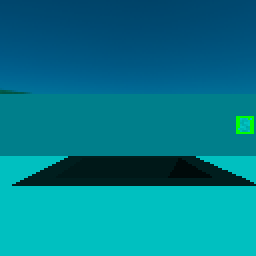
#> input picture controllers/robot0Controller/0 center.png, 128 x 128 px (shown 2 times larger)
$ python -i HSURotateDetection.py   (imports and definitions only)
#> lines starting #> are read from the running program, lines starting #| are printed output that depends on the picture; after the words box and inside, x2 and y2 are one past the last pixel; in counts of white or black regions, pixels touching at a corner belong together
#> further down, picture is the input picture: shape (128, 128, 3); mean B, G, R 140.2, 123, 0
#https://docs.opencv.org/3.4/d4/d73/tutorial_py_contours_begin.html
# Finidng largest countour StackOverFlow: https://stackoverflow.com/questions/44588279/find-and-draw-the-largest-contour-in-opencv-on-a-specific-color-python/44591580
# Thresholding - https://opencv-python-tutroals.readthedocs.io/en/latest/py_tutorials/py_imgproc/py_thresholding/py_thresholding.html
# Adaptive Thresholding - https://docs.opencv.org/master/d7/d4d/tutorial_py_thresholding.html
# Image Operations Docs - https://docs.opencv.org/3.2.0/d0/d86/tutorial_py_image_arithmetics.html
# Array Operations DOcs - https://docs.opencv.org/2.4/modules/core/doc/operations_on_arrays.html#void%20split(const%20Mat&%20src,%20Mat*%20mvbegin)
# Find contour video: https://www.youtube.com/watch?v=_aTC-Rc4Io0
# Contour tutorial: http://opencvpython.blogspot.com/2012/06/hi-this-article-is-tutorial-which-try.html
# Getting most recent camera frame: https://stackoverflow.com/questions/41412057/get-most-recent-frame-from-webcam
# Contour Features: https://opencv-python-tutroals.readthedocs.io/en/latest/py_tutorials/py_imgproc/py_contours/py_contour_features/py_contour_features.html
# Filling contours: https://answers.opencv.org/question/129207/contour-filling-with-drawcontours-fills-area-inside-contours/
# Contour Filtering: https://answers.opencv.org/question/65005/in-python-how-can-i-reduce-a-list-of-contours-to-those-of-a-specified-size/

import cv2
import numpy as np
import time

lower_red = np.array([0,0,100])
upper_red = np.array([255,255,255])

'''cap = cv2.VideoCapture(0)
cap.set(cv2.CAP_PROP_FRAME_WIDTH, 320)
cap.set(cv2.CAP_PROP_FRAME_HEIGHT, 240)
cap.set(cv2.CAP_PROP_FPS,9)'''

def testThreshold(img):
    #convert from BGR to HSV color space
    imgCopy = img.copy()
    gray = cv2.cvtColor(img, cv2.COLOR_BGR2GRAY)
    #apply threshold
    thresh = cv2.threshold(gray, 140, 255, cv2.THRESH_BINARY) [1]

    # draw all contours in green and accepted ones in red
    contours, h = cv2.findContours(thresh, cv2.RETR_TREE, cv2.CHAIN_APPROX_SIMPLE)
    cv2.imwrite("unthresholded.png", gray)
    #cv2.drawContours(gray, contours, -1, (0, 255, 0), 1)
    cv2.drawContours(thresh, contours, -1, (150, 155, 155), 1)
    cv2.imwrite("thresholded.png", thresh)


def RotateImage(i,angle, scale, border_mode=cv2.BORDER_CONSTANT):
    """
    Return the rotated and scaled image.
    By default the border_mode arg is BORDER_CONSTANT
    """
    (h, w) = i.shape[:2]
    print ("h:{0}  w:{1}".format(h,w))
    center = (w // 2, h // 2)
    M = cv2.getRotationMatrix2D(center, angle, scale)
    return cv2.warpAffine(i, M, (w,h) ,flags=cv2.INTER_CUBIC, borderMode=border_mode )

def areaFilter(img, contours, threshold_area):
    for i in range(0,len(contours)):
        area = cv2.contourArea(contours[i])
        #print("Area considered: " + str(area))
        if area < threshold_area:
            cv2.drawContours(img, contours, i, (0,0,0), cv2.FILLED);
    return img

def areaFilterPrint(img, contours, threshold_area):
    for i in range(0,len(contours)):
        area = cv2.contourArea(contours[i])
        print("Area considered smid: " + str(area))
        if area < threshold_area:
            cv2.drawContours(img, contours, i, (0,0,0), cv2.FILLED);
    return img

def HSUDetect(img):
    #Getting images + applying thresholding
    black = np.zeros((240,320,3), dtype="uint8") #Completely Black Image, (width, height

    #To get rid of buffer
    '''
    for i in range(9):
        cap.grab()
    '''
    orig = img
    frame = cv2.cvtColor(orig, cv2.COLOR_BGR2GRAY)
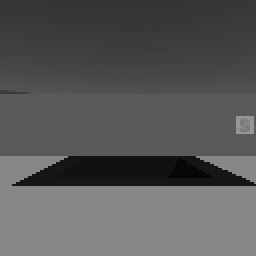
#> frame: shape (128, 128) (shown 2 times larger); min 7, max 150, mean 88.2
    img = cv2.GaussianBlur(frame, (9, 9), 6)
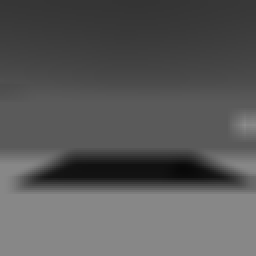
#> img: shape (128, 128) (shown 2 times larger); min 8, max 140, mean 88.2
    dst = cv2.adaptiveThreshold( img, 255, cv2.ADAPTIVE_THRESH_GAUSSIAN_C, cv2.THRESH_BINARY_INV, 17, 2) #cv2.THRESH_BINARY, 15, -1) #cv2.THRESH_BINARY_INV, 17, 2)
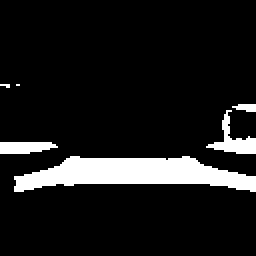
#> dst: shape (128, 128) (shown 2 times larger); 10.5% white; 6 white regions (2 under 20 px)
    #dum, dst = cv2.threshold(img,20,255,cv2.THRESH_BINARY_INV+cv2.THRESH_OTSU)

    (cont, h) = cv2.findContours(dst.copy(), cv2.RETR_EXTERNAL, cv2.CHAIN_APPROX_SIMPLE)
#> cont = 6 contours, 2 with area under 20; largest, box (x1, y1, x2, y2) and area: (7, 78, 128, 96) 1211, (103, 55, 128, 77) 145, (0, 71, 29, 77) 112, (116, 52, 128, 56) 22; h = [[1, -1, -1, -1], [2, 0, -1, -1], [3, 1, -1, -1], [4, 2, -1, -1], [5, 3, -1, -1], [-1, 4, -1, -1]]

    # Contour Filter (by area and dimension filtering)
    threshold_area = 500     #threshold area
    aCount = 0
    hCount = 0
    for i in range(0,len(cont)):
        area = cv2.contourArea(cont[i])
        x,y,width,height = cv2.boundingRect(cont[i])
        if area < threshold_area:
            cv2.drawContours(dst, cont, i, (0,0,0), cv2.FILLED)
            #aCount+=1
        if height > 200:
            cv2.drawContours(dst, cont, i, (0,0,0), cv2.FILLED)
        if width > 200:
            cv2.drawContours(dst, cont, i, (0,0,0), cv2.FILLED)
        if height * width > 22500:
            cv2.drawContours(dst, cont, i, (0,0,0), cv2.FILLED)
#> this loop made 6 passes
#> (area, x, y, width, height) on passes 1 to 4: (1211, 7, 78, 121, 18), (112.5, 0, 71, 29, 6), (145, 103, 55, 25, 22), (22.5, 116, 52, 12, 4)
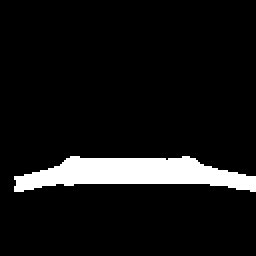
#> dst: shape (128, 128) (shown 2 times larger); 8.2% white; 1 white region
    #print("Area Filtered: " + str(aCount))


    #Finding Contours:
    (contours, h) = cv2.findContours(dst.copy(), cv2.RETR_EXTERNAL, cv2.CHAIN_APPROX_SIMPLE)
#> contours = 1 contour; box (x1, y1, x2, y2) and area: (7, 78, 128, 96) 1211; h = [[-1, -1, -1, -1]]
    cv2.imwrite("parsedimg.png", dst)
    #print(len(contours))
    if len(contours) == 0:
        print("No Letters!")
        return None
    dstcopy = dst.copy()

    #Countour manipulation to get region of interest
    c = max(contours, key = cv2.contourArea) # largest countour
#> c = contour of 65 points, box (x1, y1, x2, y2) (7, 78, 128, 96), area 1211
    contourcolor = (255,255,255) #B, G, R
    x,y,w,h = cv2.boundingRect(c)
#> x = 7; y = 78; w = 121; h = 18
    if x>5:
        x -= 5
#> x = 2
    if y>5:
        y -= 5
#> y = 73
    w += 10
#> w = 131
    h += 10
#> h = 28
    #print("x: {}, y: {}, w:{}, h:{}".format(x,y,w,h))


    #Drawing Countours or Green Contours:
    cv2.rectangle(orig,(x,y),(x+w,y+h),(0,255,0),2) # draw the book contour (in green)
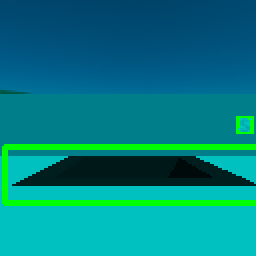
#> orig: shape (128, 128, 3) (shown 2 times larger); 5.1% of pixels changed, all inside (x1, y1, x2, y2) = (1, 72, 128, 103)
    #cv2.rectangle(black, (x,y), (x+w, y+h), (255,255,0), 2)
    #cv2.drawContours(black, c, -1, contourcolor, -1)#, cv2.FILLED)
    #cv2.drawContours(orig, contours, -1, contourcolor, 3) #-1 is index of countour to draw. -1 means all. 3 - thickness of the lines

    # Image rotation

    sliced = dst[y:y+h, x:x+w]
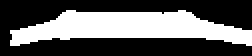
#> sliced: shape (28, 126) (shown 2 times larger); 38% white; 1 white region, box (x1, y1, x2, y2) and area: (5, 5, 126, 23) 1339
    angle = cv2.minAreaRect(c)[-1]
#> angle = -90
    #(h, w) = sliced.shape[:2]
    #print ("h:{0}  w:{1}".format(h,w))
    center = (w // 2, h // 2)
#> center = (65, 14)
    M = cv2.getRotationMatrix2D(center, angle, 1.0)
#> M = [[6.12e-17, -1, 79], [1, 6.12e-17, -51]]
    dst2 = cv2.warpAffine(sliced, M, (w,h) ,flags=cv2.INTER_CUBIC, borderMode=cv2.BORDER_CONSTANT)
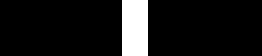
#> dst2: shape (28, 131) (shown 2 times larger); 9.9% white; 1 white region, box (x1, y1, x2, y2) and area: (61, 0, 74, 28) 364
    (h2, w2) = dst2.shape
#> h2 = 28; w2 = 131
    print ("h:{0}  w:{1}".format(h2,w2))
#| h:28  w:131

    # Grabbing contour of rotated image (determine if needs 90 deg rotate)
    (contours, __) = cv2.findContours(dst2.copy(), cv2.RETR_EXTERNAL, cv2.CHAIN_APPROX_SIMPLE)
#> contours = [[[61, 0], [61, 27], [73, 27], [73, 0]]]
    c2 = max(contours, key = cv2.contourArea) # largest countour
#> c2 = [[61, 0], [61, 27], [73, 27], [73, 0]]
    x2,y2,w2,h2 = cv2.boundingRect(c2)
#> x2 = 61; y2 = 0; w2 = 13
    '''x2 += 10
    y2 += 10
    w2 -= 10
    h2 -= 10'''
    #print("x2: {}, y2: {}, w2:{}, h2:{}".format(x2,y2,w2,h2))
    #cv2.rectangle(dst2,(x2,y2),(x2+w2,y2+h2),(255,255,255),2)
    #print(angle)

    # Rotates 90 if needed
    if (w2 >= h2):  #width must be smaller than height
        dst2 = RotateImage(dst2,90,1.0)


    # [9 lines of commented-out code are left out]

    (cont, h) = cv2.findContours(dst2.copy(), cv2.RETR_EXTERNAL, cv2.CHAIN_APPROX_SIMPLE)
#> cont = [[[61, 0], [61, 27], [73, 27], [73, 0]]]; h = [[-1, -1, -1, -1]]
    threshold_area = 100     #threshold area
    for i in range(0,len(cont)):
        area = cv2.contourArea(cont[i])
        if area < threshold_area:
            cv2.drawContours(dst2, cont, i, (0,0,0), cv2.FILLED);
#> this loop made 1 pass
#> area on pass 1: 324


    #dst = cv2.adaptiveThreshold( img, 255, cv2.ADAPTIVE_THRESH_GAUSSIAN_C, cv2.THRESH_BINARY_INV, 17, 2)

    # Gathering slices
    (roiy,roix) = dst2.shape
#> roiy = 28; roix = 131
    # print ("y:{0} x:{1}".format(y,x))
    top = dst2[0:(roiy//3),0:roix]
    mid = dst2[int(roiy*0.37):int(roiy*0.63),0:roix]
    smid = dst2[8+int(roiy*0.40):int(roiy*0.55),0:roix]
#> smid = empty array
    bot = dst2[2*roiy//3:roiy,0:roix]


    # Area filter on each of the slices
    (contop, h) = cv2.findContours(top.copy(), cv2.RETR_EXTERNAL, cv2.CHAIN_APPROX_SIMPLE)
#> contop = [[[61, 0], [61, 8], [73, 8], [73, 0]]]
    (conmid, h) = cv2.findContours(mid.copy(), cv2.RETR_EXTERNAL, cv2.CHAIN_APPROX_SIMPLE)
#> conmid = [[[61, 0], [61, 6], [73, 6], [73, 0]]]
    (consmid, h) = cv2.findContours(smid.copy(), cv2.RETR_EXTERNAL, cv2.CHAIN_APPROX_SIMPLE) #For S
#> consmid = []; h = None
    (conbot, h) = cv2.findContours(bot.copy(), cv2.RETR_EXTERNAL, cv2.CHAIN_APPROX_SIMPLE)
#> conbot = [[[61, 0], [61, 9], [73, 9], [73, 0]]]; h = [[-1, -1, -1, -1]]

    areaFilter(top, contop, 20)
#> the loop in areaFilter, `for i in range(0,len(contours)):` made 1 pass
#> area on pass 1: 96
    areaFilter(mid, conmid, 20)
#> the loop in areaFilter (call 2), `for i in range(0,len(contours)):` made 1 pass
#> area on pass 1: 72
    areaFilter(smid, consmid, 20)
    areaFilter(bot, conbot, 20)

    #Calculating HSU
    (contop, h) = cv2.findContours(top.copy(), cv2.RETR_EXTERNAL, cv2.CHAIN_APPROX_SIMPLE)
    (conmid, h) = cv2.findContours(mid.copy(), cv2.RETR_EXTERNAL, cv2.CHAIN_APPROX_SIMPLE)
    (consmid, h) = cv2.findContours(smid.copy(), cv2.RETR_EXTERNAL, cv2.CHAIN_APPROX_SIMPLE) #For S
#> h = None
    (conbot, h) = cv2.findContours(bot.copy(), cv2.RETR_EXTERNAL, cv2.CHAIN_APPROX_SIMPLE)
#> h = [[-1, -1, -1, -1]]

    '''
    widthmin = 20
    widthmax = 300
    heightmin = 20
    heightmax = 300
    print("Top: {}, Mid: {}, Bot: {}".format(len(contop), len(conmid), len(conbot)))
    for cnt in contop:
        rect = cv2.minAreaRect(cnt)       #I have used min Area rect for better result
        width = rect[1][0]
        height = rect[1][1]
        if (width>widthmax) and (height >heightmax) and (width <= widthMin) and (height < heightMin):
            del cnt
    cv2.drawContours(black, contop, 0, contourcolor, 3)
    '''

    # Determing HSU
    print("Top: {}, Mid: {}, SMid: {}, Bot: {}".format(len(contop), len(conmid), len(consmid), len(conbot)))
#| Top: 1, Mid: 1, SMid: 0, Bot: 1
    if len(contop) == 2 and len(conmid) == 1 and len(conbot) == 2:
        print("H DETECTED")
    elif len(contop) == 1 and len(consmid) == 1 and len(conbot) == 1:
        print("S DETECTED")
    elif (len(contop) == 2 and len(conmid) == 2 and len(conbot) == 1) or (len(contop) == 1 and len(conmid) == 2 and len(conbot) == 2):
        print("U DETECTED")

    #Showing Image
   # cv2.imshow('Camera1', frame)
    cv2.imshow('dst', dst)
    cv2.imshow("RETR_EXTERNAL", orig)
   # cv2.imshow('black', black)
   # cv2.imshow('slice', sliced)
    cv2.imshow('dst2', dst2)


    (smidh, smidw) = smid.shape
#> smidh = 0; smidw = 131
    cv2.imshow('top', top)
    cv2.imshow('mid', mid)
    if smidh!=0 and smidw!=0:
        cv2.imshow('smid', smid)
    cv2.imshow('bot', bot)

    # Break key
    # if cv2.waitKey(1) & 0xFF == ord('q'): #press q to exit
    #     break


# cap.release()
# [1 line not run here, left out]

>>> import cv2
>>> picture = cv2.imread('0 center.png')
>>> result = HSUDetect(picture)
